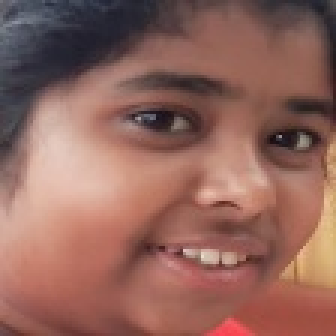
#> input picture Train_FR_model/data_collected/Aditi/34b654dd536141d786acbf79c674fdc9.jpg, 112 x 112 px (shown 3 times larger); its folder holds only this picture in this run
$ python -i Augment.py   (imports and definitions only)
#> lines starting #> are read from the running program, lines starting #| are printed output that depends on the picture
#> further down, picture is the input picture: shape (112, 112, 3); mean B, G, R 92.2, 101.7, 146
import cv2, os, numpy as np

ROOT_DIR   = "dataset"          # your cropped‑face dataset root
ROT_ANGLE  = 15                 # degrees for the “angle” variant
BLUR_KSIZE = (5, 5)             # Gaussian blur kernel

def simulate_night(img):
    g   = cv2.cvtColor(img, cv2.COLOR_BGR2GRAY)
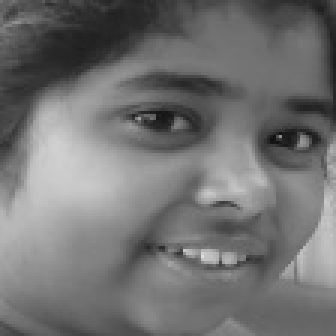
#> g: shape (112, 112) (shown 3 times larger); min 16, max 223, mean 113.9
    g   = cv2.equalizeHist(g)
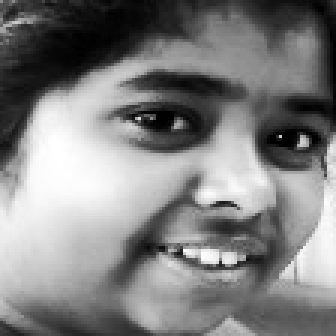
#> g: shape (112, 112) (shown 3 times larger); min 0, max 255, mean 128.5
    out = cv2.cvtColor(g, cv2.COLOR_GRAY2BGR)
    out = cv2.convertScaleAbs(out, alpha=0.4, beta=0)
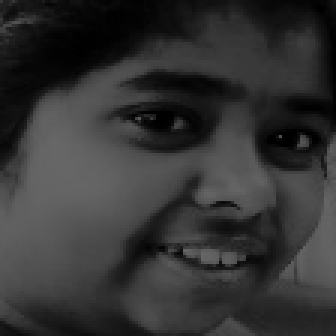
#> out: shape (112, 112, 3) (shown 3 times larger); min 0, max 102, mean 51.4
    return out

def rotate(img, deg=ROT_ANGLE):
    h, w = img.shape[:2]
    M = cv2.getRotationMatrix2D((w//2, h//2), deg, 1.0)
    return cv2.warpAffine(img, M, (w, h), flags=cv2.INTER_LINEAR)

def blur(img):
    return cv2.GaussianBlur(img, BLUR_KSIZE, 0)

def already_done(base, folder):
    return os.path.exists(os.path.join(folder, f"{base}_night.jpg"))

# [43 lines not run here, left out]

>>> import cv2
>>> picture = cv2.imread('data_collected/Aditi/34b654dd536141d786acbf79c674fdc9.jpg')
>>> result = simulate_night(picture)

$ run again, on Train_FR_model/data_collected/Aditi/5043fececb514463bf5877fe0baebe1e.jpg
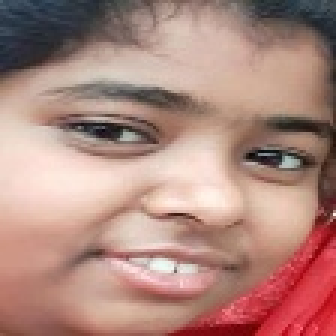
#> input picture Train_FR_model/data_collected/Aditi/5043fececb514463bf5877fe0baebe1e.jpg, 112 x 112 px (shown 3 times larger)
#> picture is the input picture: shape (112, 112, 3); mean B, G, R 126.4, 135.8, 175
#> in simulate_night, `g   = cv2.equalizeHist(g)`:
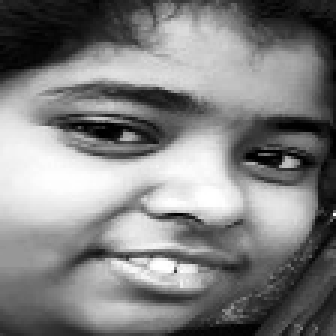
#> g: shape (112, 112) (shown 3 times larger); min 0, max 255, mean 128.2
#> in simulate_night, `out = cv2.convertScaleAbs(out, alpha=0.4, beta=0)`:
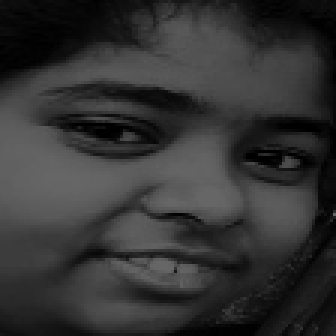
#> out: shape (112, 112, 3) (shown 3 times larger); min 0, max 102, mean 51.3

$ run again, on Train_FR_model/data_collected/Aditi/93b4c40c34364e1cadb30f171aa1613f.jpg
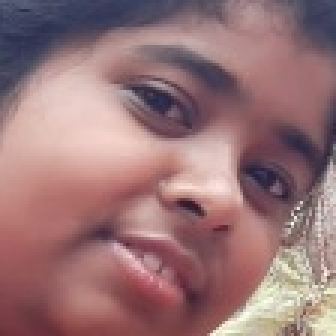
#> input picture Train_FR_model/data_collected/Aditi/93b4c40c34364e1cadb30f171aa1613f.jpg, 112 x 112 px (shown 3 times larger)
#> picture is the input picture: shape (112, 112, 3); mean B, G, R 118.9, 116.2, 152.7
#> in simulate_night, `g   = cv2.equalizeHist(g)`:
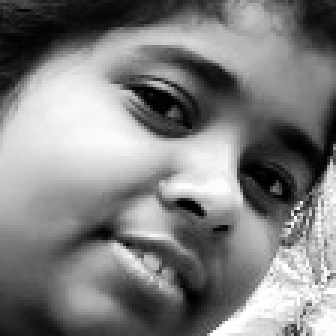
#> g: shape (112, 112) (shown 3 times larger); min 0, max 255, mean 128.3
#> in simulate_night, `out = cv2.convertScaleAbs(out, alpha=0.4, beta=0)`:
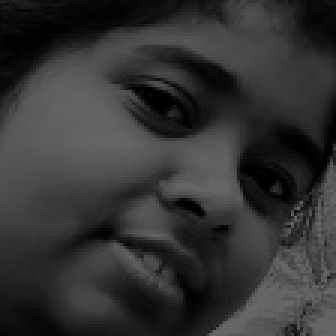
#> out: shape (112, 112, 3) (shown 3 times larger); min 0, max 102, mean 51.4

$ run again, on Train_FR_model/data_collected/Aditi/WhatsApp Image 2025-07-01 at 04.20.59_20761685.jpg
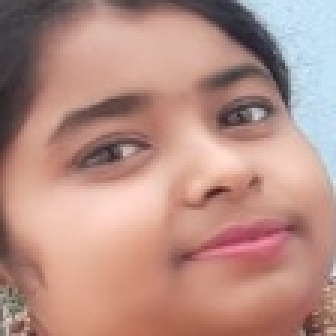
#> input picture Train_FR_model/data_collected/Aditi/WhatsApp Image 2025-07-01 at 04.20.59_20761685.jpg, 112 x 112 px (shown 3 times larger)
#> picture is the input picture: shape (112, 112, 3); mean B, G, R 133.3, 143.3, 183.1
#> in simulate_night, `g   = cv2.equalizeHist(g)`:
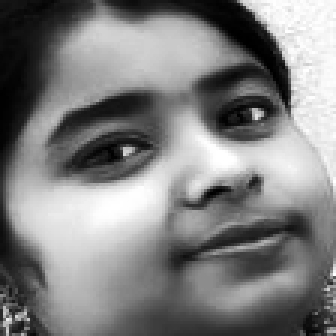
#> g: shape (112, 112) (shown 3 times larger); min 0, max 255, mean 128.4
#> in simulate_night, `out = cv2.convertScaleAbs(out, alpha=0.4, beta=0)`:
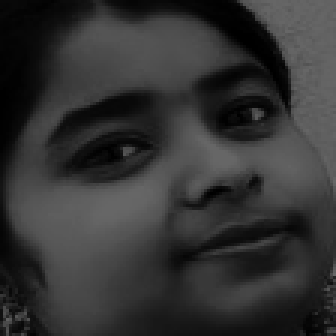
#> out: shape (112, 112, 3) (shown 3 times larger); min 0, max 102, mean 51.4
